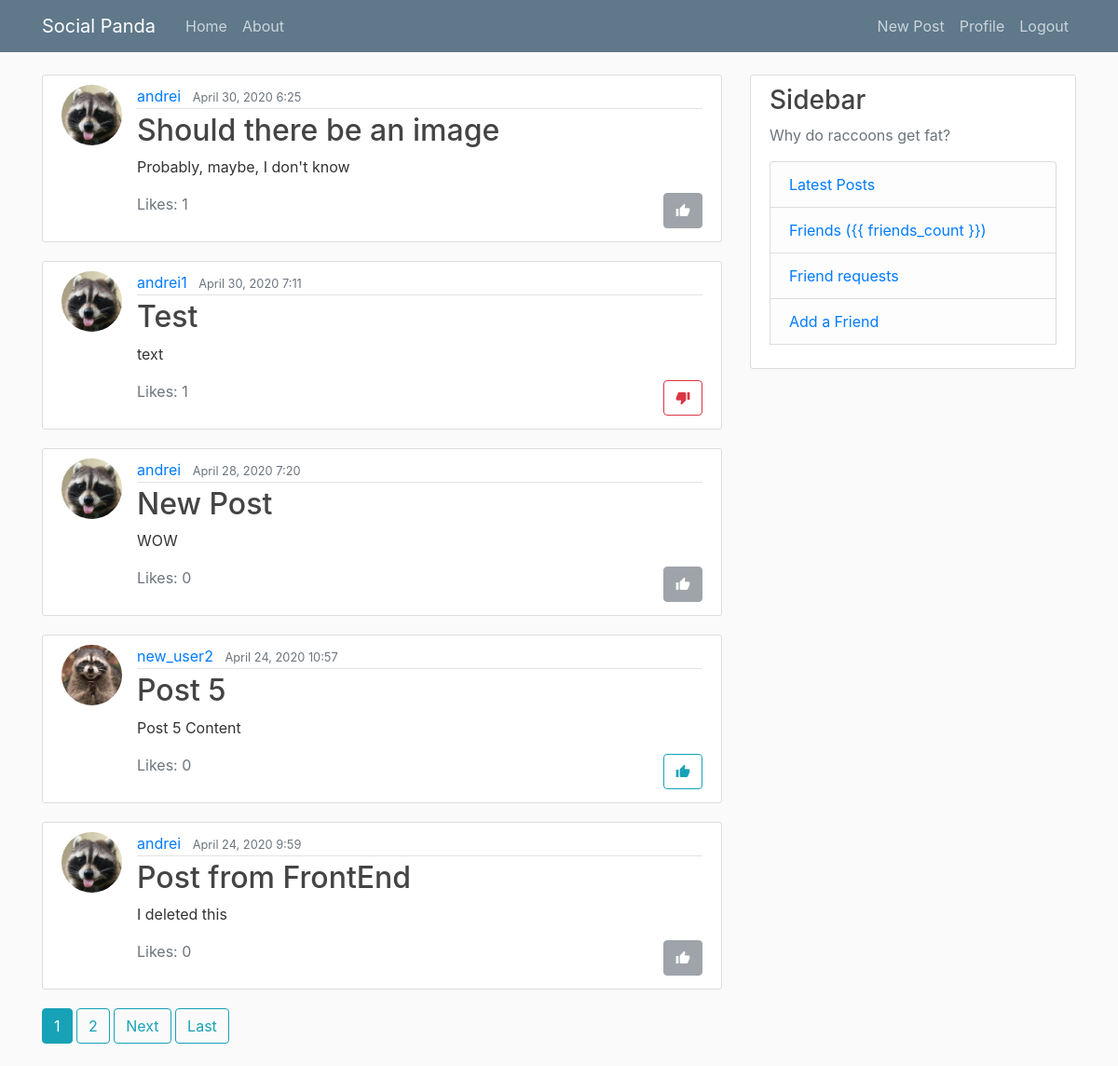
The app's page / (signed in) with its own data.
### blog/models.py (models this page shows, shortened)
class Post(models.Model):
    title = models.CharField(max_length=100)
    content = models.TextField()  # unrestriced text
    date_posted = models.DateTimeField(default=timezone.now)
    author = models.ForeignKey(User, on_delete=models.CASCADE)

### users/models.py (models this page shows, shortened)
class Profile(models.Model):
    user = models.OneToOneField(User, on_delete=models.CASCADE)
    image = models.ImageField(default='default.jpg', upload_to='profile_pics')

### blog/views.py (the view)
# urls.py: path('', PostListView.as_view(), name='blog-home'),
class PostListView(ListView):
    model = Post
    template_name = 'blog/home.html'  # <app>/<model>_<viewtype>.html
    context_object_name = 'posts'
    ordering = ['-date_posted']
    paginate_by = 5  # this adds first pagination functionality
    def get_queryset(self):
        if self.request.user.is_authenticated:
            return Post.objects.all().annotate(like_count=Count('likes'),
                                               liked=Count('likes', filter=Q(likes__user=self.request.user))
                                               ).order_by('-date_posted')
        else:
            return Post.objects.all().annotate(like_count=Count('likes'))

### blog/context_processors.py (called while the page is built)
def friend_requests(request):
    user = request.user
    friend_request_count = FriendRequest.objects.filter(receiver_id=user.id).count()
    friend_count = Friend.objects.filter(current_user_id=user.id).count()
    return {
        "friend_request_count": friend_request_count,
        "friends_count": friend_count,
    }

### blog/templates/blog/home.html (shortened to what this page needs)
{% extends 'blog/base.html'%}
{% block content %}
{% for post in posts %}
<article class="media content-section">
    <img class="rounded-circle article-img" src="{{ post.author.profile.image.url }}">
    <div class="media-body">
        <div class="article-metadata">
            <a class="mr-2" href="{% url 'user-posts' post.author.username %}">{{ post.author }}</a>
            <small class="text-muted">{{ post.date_posted|date:"F d, Y f" }}</small>
        </div>
            <h2><a class="article-title" href="{% url 'post-detail' post.id %}">{{ post.title }}</a></h2>
            <p class="article-content">{{ post.content }}</p>
            <form action="/like/" method="post">
                {% if user.is_authenticated  %}
                <a class="text-muted">Likes: {{ post.like_count }}</a>
                {% if user.id != post.author.id %}
                {% if post.liked == 0 %}
                <button class="btn btn-outline-info mb-1 material-icons" style="float:right" type="submit">thumb_up
                </button>
                {% else %}
                <button class="btn btn-outline-danger mb-1 material-icons" style="float:right" type="submit">
                </button>
                {% endif %}
                {% else %}
                <button class="btn btn-secondary mb-1 material-icons disabled" style="float:right">thumb_up</button>
                {% endif %}
                {% else %}
                <a>{{ post.like_count }}</a>
                {% endif %}
            </form>
          </div>
        </article>
    {% endfor %}
    {% if is_paginated %}
        {% for num in page_obj.paginator.page_range %}
            {% if page_obj.number == num %}
                <a class="btn btn-info mb-4" href="?page={{ num }}">{{ num }}</a>
            {% elif num > page_obj.number|add:'-3' and num < page_obj.number|add:'3' %}
                 <a class="btn btn-outline-info mb-4" href="?page={{ num }}">{{ num }}</a>
            {% endif%}
        {% endfor %}
        {% if page_obj.has_next %}
            <a class="btn btn-outline-info mb-4" href="?page={{ page_obj.next_page_number}}">Next</a>
            <a class="btn btn-outline-info mb-4" href="?page={{ page_obj.paginator.num_pages }}">Last</a>
        {% endif %}
    {% endif %}
{% endblock content %}

### blog/static/blog/main.css (style rules this page uses)
body { background: #fafafa; color: #333333; margin-top: 5rem; }
h1, h2, h3, h4, h5, h6 { color: #444444; }
.content-section { background: #ffffff; padding: 10px 20px; border: 1px solid #dddddd; border-radius: 3px; margin-bottom: 20px; }
.article-title { color: #444444; }
.article-content { white-space: pre-line; }
.article-img { height: 65px; width: 65px; margin-right: 16px; }
.article-metadata { padding-bottom: 1px; margin-bottom: 4px; border-bottom: 1px solid #e3e3e3 }

### records on screen
Post: author.profile.image (picture), author "andrei", date_posted "April 30, 2020 6:25", title "Should there be an image", content "Probably, maybe, I don't know", like_count "1"
Post: author.profile.image (picture), author "andrei1", date_posted "April 30, 2020 7:11", title "Test", content "text", like_count "1"
Post: author.profile.image (picture), author "andrei", date_posted "April 28, 2020 7:20", title "New Post", content "WOW", like_count "0"
Post: author.profile.image (placeholder picture), author "new_user2", date_posted "April 24, 2020 10:57", title "Post 5", content "Post 5 Content", like_count "0"
Post: author.profile.image (picture), author "andrei", date_posted "April 24, 2020 9:59", title "Post from FrontEnd", content "I deleted this", like_count "0"

### other values on screen
{{ num }} "1"
{{ num }} "2"
